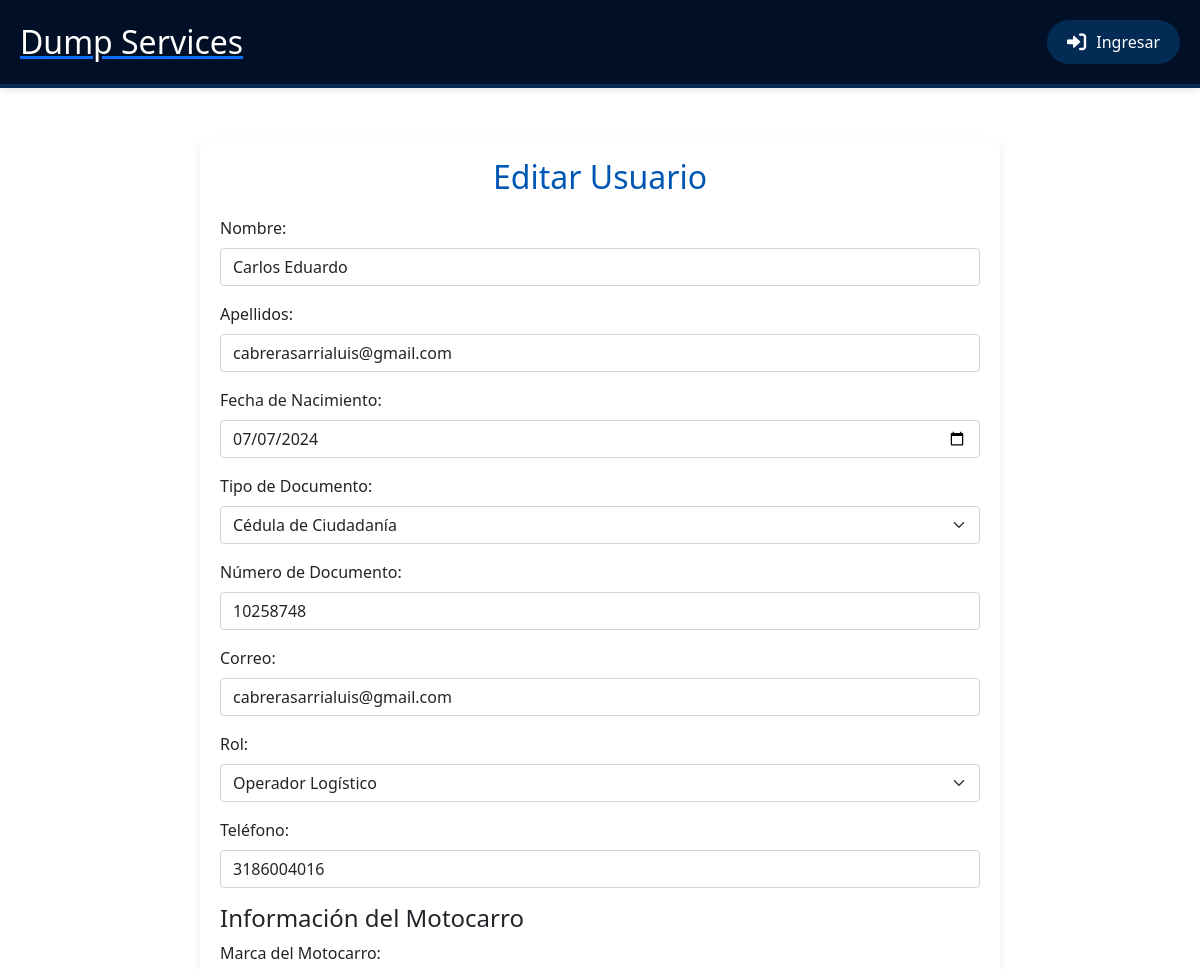
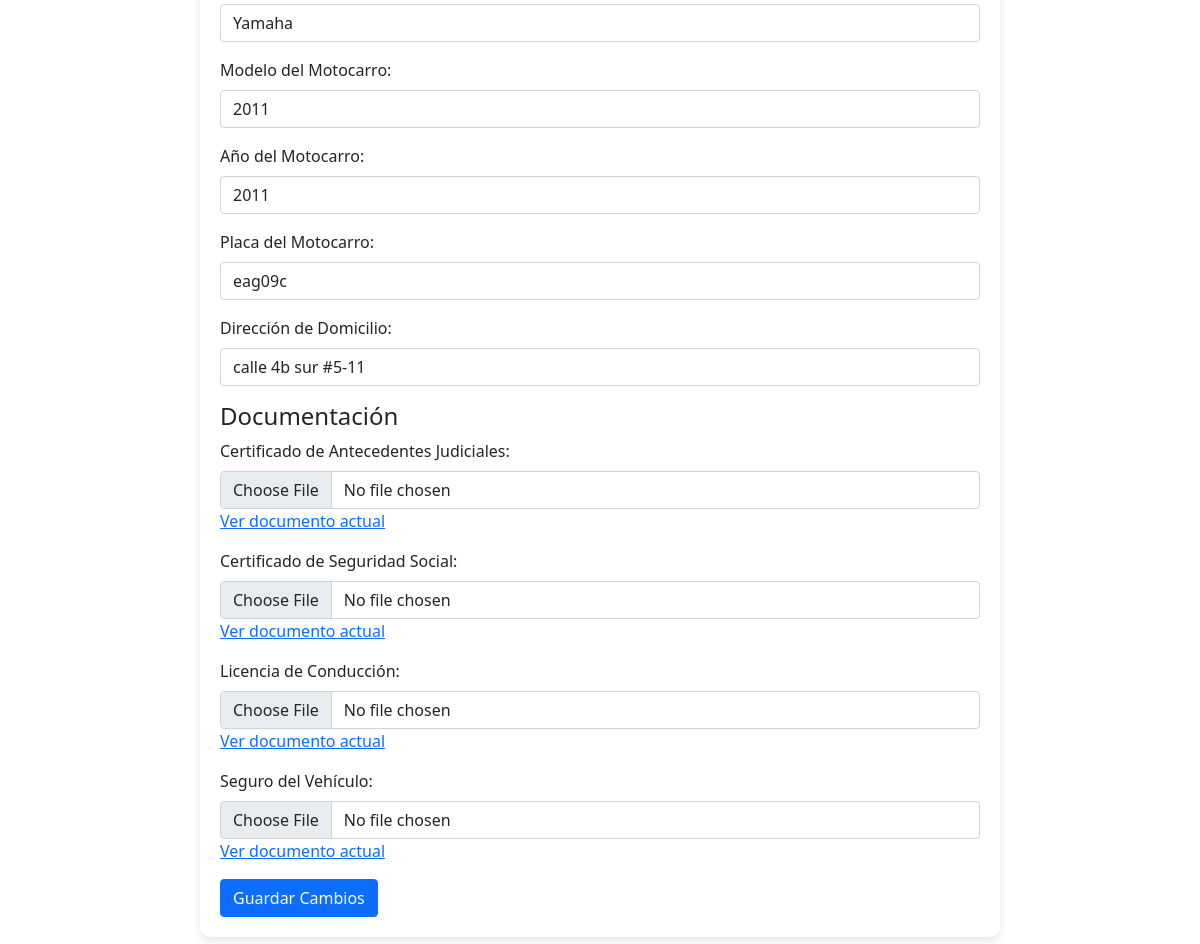
The page /edit_usuario.php?id=14 on the database its author committed (2 pictures, top to bottom).
### tables this page shows
CREATE TABLE `usuarios` (
  `id` int(11) NOT NULL,
  `nombre` varchar(50) NOT NULL,
  `apellidos` varchar(50) NOT NULL,
  `fecha_nacimiento` date NOT NULL,
  `tipo_documento` enum('cc','ce') NOT NULL,
  `numero_documento` varchar(20) NOT NULL,
  `correo` varchar(100) NOT NULL,
  `rol` enum('administrador','operador_logistico','solicitante_transporte') NOT NULL,
  `contrasena` varchar(255) NOT NULL,
  `telefono` varchar(20) DEFAULT NULL,
  `avatar` varchar(255) DEFAULT NULL
);

CREATE TABLE `operarios` (
  `id_operario` int(11) NOT NULL,
  `id_usuario` int(11) DEFAULT NULL,
  `marca_motocarro` varchar(100) DEFAULT NULL,
  `modelo_motocarro` varchar(100) DEFAULT NULL,
  `año_motocarro` int(11) DEFAULT NULL,
  `placa_motocarro` varchar(20) DEFAULT NULL,
  `foto_motocarro` varchar(255) DEFAULT NULL,
  `foto_2` varchar(255) DEFAULT NULL,
  `foto_3` varchar(255) DEFAULT NULL,
  `foto_4` varchar(255) DEFAULT NULL,
  `foto_5` varchar(255) DEFAULT NULL,
  `foto_6` varchar(255) DEFAULT NULL,
  `foto_7` varchar(255) DEFAULT NULL,
  `foto_8` varchar(255) DEFAULT NULL,
  `foto_9` varchar(255) DEFAULT NULL,
  `foto_10` varchar(255) DEFAULT NULL,
  `direccion_domicilio` varchar(255) DEFAULT NULL,
  `certificado_antecedentes_judiciales` varchar(255) DEFAULT NULL,
  `certificado_seguridad_social` varchar(255) DEFAULT NULL,
  `licencia_conduccion` varchar(50) DEFAULT NULL,
  `seguro_vehiculo` varchar(255) DEFAULT NULL,
  `calificacion` int(11) DEFAULT NULL,
  `otros_detalles` text DEFAULT NULL
);

### edit_usuario.php (the view, shortened to what this page needs)
<?php
include 'conexion.php';
include 'header.php';
$user = [];
$operario = [];
if (isset($_GET['id'])) {
    $userId = $_GET['id'];
    $sql = "SELECT * FROM usuarios WHERE id = $userId";
    $result = $conn->query($sql);
    $user = $result->fetch_assoc();
    if ($user['rol'] == 'operador_logistico') {
        $sql_operario = "SELECT * FROM operarios WHERE id_usuario = $userId";
        $result_operario = $conn->query($sql_operario);
        $operario = $result_operario->fetch_assoc();
    }
}
?>
<!DOCTYPE html>
<html lang="es">
<head>
    <link href="https://cdn.jsdelivr.net/npm/bootstrap@5.1.3/dist/css/bootstrap.min.css" rel="stylesheet">
</head>
<body>
    <div class="container">
        <h2>Editar Usuario</h2>
        <form action="edit_usuario.php" method="POST" enctype="multipart/form-data">
            <div class="mb-3">
                <label for="nombre" class="form-label">Nombre:</label>
                <input type="text" class="form-control" id="nombre" name="nombre" value="<?php echo $user['nombre']; ?>" required>
            </div>
            <div class="mb-3">
                <label for="apellidos" class="form-label">Apellidos:</label>
                <input type="text" class="form-control" id="apellidos" name="apellidos" value="<?php echo $user['apellidos']; ?>" required>
            </div>
            <div class="mb-3">
                <label for="fecha_nacimiento" class="form-label">Fecha de Nacimiento:</label>
                <input type="date" class="form-control" id="fecha_nacimiento" name="fecha_nacimiento" value="<?php echo $user['fecha_nacimiento']; ?>" required>
            </div>
            <div class="mb-3">
                <label for="tipo_documento" class="form-label">Tipo de Documento:</label>
                <select class="form-select" id="tipo_documento" name="tipo_documento" required>
                    <option value="cc" <?php echo ($user['tipo_documento'] == 'cc') ? 'selected' : ''; ?>>Cédula de Ciudadanía</option>
                </select>
            </div>
            <div class="mb-3">
                <label for="numero_documento" class="form-label">Número de Documento:</label>
                <input type="text" class="form-control" id="numero_documento" name="numero_documento" value="<?php echo $user['numero_documento']; ?>" required>
            </div>
            <div class="mb-3">
                <label for="correo" class="form-label">Correo:</label>
                <input type="email" class="form-control" id="correo" name="correo" value="<?php echo $user['correo']; ?>" required>
            </div>
            <div class="mb-3">
                <label for="rol" class="form-label">Rol:</label>
                <select class="form-select" id="rol" name="rol" required>
                    <option value="operador_logistico" <?php echo ($user['rol'] == 'operador_logistico') ? 'selected' : ''; ?>>Operador Logístico</option>
                </select>
            </div>
            <div class="mb-3">
                <label for="telefono" class="form-label">Teléfono:</label>
                <input type="text" class="form-control" id="telefono" name="telefono" value="<?php echo $user['telefono']; ?>">
            </div>
            <div id="operario-fields" style="display: <?php echo ($user['rol'] == 'operador_logistico') ? 'block' : 'none'; ?>;">
                <h4>Información del Motocarro</h4>
                <div class="mb-3">
                    <label for="marca_motocarro" class="form-label">Marca del Motocarro:</label>
                    <input type="text" class="form-control" id="marca_motocarro" name="marca_motocarro" value="<?php echo isset($operario['marca_motocarro']) ? $operario['marca_motocarro'] : ''; ?>">
                </div>
                <div class="mb-3">
                    <label for="modelo_motocarro" class="form-label">Modelo del Motocarro:</label>
                    <input type="text" class="form-control" id="modelo_motocarro" name="modelo_motocarro" value="<?php echo isset($operario['modelo_motocarro']) ? $operario['modelo_motocarro'] : ''; ?>">
                </div>
                <div class="mb-3">
                    <label for="ano_motocarro" class="form-label">Año del Motocarro:</label>
                    <input type="number" class="form-control" id="ano_motocarro" name="ano_motocarro" value="<?php echo isset($operario['año_motocarro']) ? $operario['año_motocarro'] : ''; ?>">
                </div>
                <div class="mb-3">
                    <label for="placa_motocarro" class="form-label">Placa del Motocarro:</label>
                    <input type="text" class="form-control" id="placa_motocarro" name="placa_motocarro" value="<?php echo isset($operario['placa_motocarro']) ? $operario['placa_motocarro'] : ''; ?>">
                </div>
                <div class="mb-3">
                    <label for="direccion_domicilio" class="form-label">Dirección de Domicilio:</label>
                    <input type="text" class="form-control" id="direccion_domicilio" name="direccion_domicilio" value="<?php echo isset($operario['direccion_domicilio']) ? $operario['direccion_domicilio'] : ''; ?>">
                </div>
                <h4>Documentación</h4>
                <div class="documentacion">
                    <div class="mb-3">
                        <label for="certificado_antecedentes_judiciales" class="form-label">Certificado de Antecedentes Judiciales:</label>
                        <input type="file" class="form-control" id="certificado_antecedentes_judiciales" name="certificado_antecedentes_judiciales">
                        <?php if (isset($operario['certificado_antecedentes_judiciales'])): ?>
                            <a href="<?php echo $operario['certificado_antecedentes_judiciales']; ?>" target="_blank">Ver documento actual</a>
                        <?php endif; ?>
                    </div>
                    <div class="mb-3">
                        <label for="certificado_seguridad_social" class="form-label">Certificado de Seguridad Social:</label>
                        <input type="file" class="form-control" id="certificado_seguridad_social" name="certificado_seguridad_social">
                        <?php if (isset($operario['certificado_seguridad_social'])): ?>
                            <a href="<?php echo $operario['certificado_seguridad_social']; ?>" target="_blank">Ver documento actual</a>
                        <?php endif; ?>
                    </div>
                    <div class="mb-3">
                        <label for="licencia_conduccion" class="form-label">Licencia de Conducción:</label>
                        <input type="file" class="form-control" id="licencia_conduccion" name="licencia_conduccion">
                        <?php if (isset($operario['licencia_conduccion'])): ?>
                            <a href="<?php echo $operario['licencia_conduccion']; ?>" target="_blank">Ver documento actual</a>
                        <?php endif; ?>
                    </div>
                    <div class="mb-3">
                        <label for="seguro_vehiculo" class="form-label">Seguro del Vehículo:</label>
                        <input type="file" class="form-control" id="seguro_vehiculo" name="seguro_vehiculo">
                        <?php if (isset($operario['seguro_vehiculo'])): ?>
                            <a href="<?php echo $operario['seguro_vehiculo']; ?>" target="_blank">Ver documento actual</a>
                        <?php endif; ?>
                    </div>
                </div>
            </div>
            <button type="submit" name="edit_user" class="btn btn-primary">Guardar Cambios</button>
        </form>
    </div>
</body>
</html>

### header.php (style rules this page uses)
:root { --primary-color: #032b53; --secondary-color: #064575; --background-color: #f2f2f2; --header-background: #021027; --header-shadow: rgba(0, 0, 0, 0.1); --header-border: #032b53; --text-color: #333; --button-border-radius: 50px; --transition-speed: 0.3s; }
* { margin: 0; padding: 0; box-sizing: border-box; }
body { font-family: 'Segoe UI', Tahoma, Geneva, Verdana, sans-serif; background-color: var(--background-color); color: var(--text-color); }
a { text-decoration: none; }

### edit_usuario.php (style rules this page uses)
.container { max-width: 800px; margin: 50px auto; padding: 20px; background-color: #ffffff; border-radius: 10px; box-shadow: 0 4px 8px rgba(0, 0, 0, 0.1); }
h2 { text-align: center; color: #0056b3; margin-bottom: 20px; }

### rows shown on the page
usuarios: nombre "Carlos Eduardo", apellidos "cabrerasarrialuis@gmail.com", fecha_nacimiento "07/07/2024", tipo_documento "Cédula de Ciudadanía", numero_documento "10258748", correo "cabrerasarrialuis@gmail.com", rol "Operador Logístico", telefono "3186004016"
operarios: marca_motocarro "Yamaha", modelo_motocarro "2011", ano_motocarro "2011", placa_motocarro "eag09c", direccion_domicilio "calle 4b sur #5-11"
